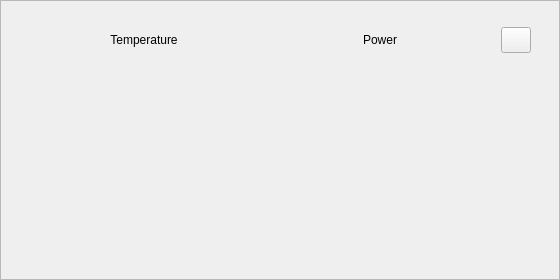
<?xml version="1.0" encoding="UTF-8"?>
<ui version="4.0">
 <class>GaugesCard</class>
 <widget class="QWidget" name="GaugesCard">
  <property name="geometry"><rect><x>0</x><y>0</y><width>560</width><height>280</height></rect></property>
  <layout class="QVBoxLayout" name="gaugesRoot">
   <property name="leftMargin"><number>0</number></property><property name="topMargin"><number>0</number></property>
   <property name="rightMargin"><number>0</number></property><property name="bottomMargin"><number>0</number></property>
   <property name="spacing"><number>0</number></property>
   <item>
    <widget class="QFrame" name="gaugesCard">
     <property name="frameShape"><enum>QFrame::StyledPanel</enum></property>
     <property name="role" stdset="0"><string>card</string></property>
     <layout class="QVBoxLayout" name="gaugesLayout">
      <property name="leftMargin"><number>28</number></property><property name="topMargin"><number>26</number></property>
      <property name="rightMargin"><number>28</number></property><property name="bottomMargin"><number>24</number></property>
      <property name="spacing"><number>6</number></property>
      <item>
       <layout class="QHBoxLayout" name="gaugesHeader">
        <item><widget class="QLabel" name="tempTitle"><property name="alignment"><set>Qt::AlignCenter</set></property><property name="text"><string>Temperature</string></property><property name="role" stdset="0"><string>gaugeTitle</string></property></widget></item>
        <item><widget class="QLabel" name="powerTitle"><property name="alignment"><set>Qt::AlignCenter</set></property><property name="text"><string>Power</string></property><property name="role" stdset="0"><string>gaugeTitle</string></property></widget></item>
        <item><widget class="QPushButton" name="gaugesMenu"><property name="minimumSize"><size><width>30</width><height>26</height></size></property><property name="maximumSize"><size><width>30</width><height>26</height></size></property><property name="text"><string/></property><property name="role" stdset="0"><string>menuBtn</string></property></widget></item>
       </layout>
      </item>
      <item>
       <layout class="QHBoxLayout" name="gaugesRow">
        <property name="spacing"><number>16</number></property>
        <item>
         <widget class="QCustomRadialGauge" name="tempGauge" native="true">
          <property name="sizePolicy"><sizepolicy hsizetype="Expanding" vsizetype="Expanding"><horstretch>1</horstretch><verstretch>1</verstretch></sizepolicy></property>
          <property name="minimumSize"><size><width>0</width><height>150</height></size></property>
         </widget>
        </item>
        <item>
         <widget class="QCustomRadialGauge" name="powerGauge" native="true">
          <property name="sizePolicy"><sizepolicy hsizetype="Expanding" vsizetype="Expanding"><horstretch>1</horstretch><verstretch>1</verstretch></sizepolicy></property>
          <property name="minimumSize"><size><width>0</width><height>150</height></size></property>
         </widget>
        </item>
       </layout>
      </item>
      <item>
       <layout class="QHBoxLayout" name="statusRow">
        <item><widget class="QWidget" name="tempStatus" native="true"><layout class="QHBoxLayout" name="tempStatusLay"><property name="leftMargin"><number>0</number></property><property name="topMargin"><number>0</number></property><property name="rightMargin"><number>0</number></property><property name="bottomMargin"><number>0</number></property><property name="spacing"><number>6</number></property></layout></widget></item>
        <item><widget class="QWidget" name="powerStatus" native="true"><layout class="QHBoxLayout" name="powerStatusLay"><property name="leftMargin"><number>0</number></property><property name="topMargin"><number>0</number></property><property name="rightMargin"><number>0</number></property><property name="bottomMargin"><number>0</number></property><property name="spacing"><number>6</number></property></layout></widget></item>
       </layout>
      </item>
     </layout>
    </widget>
   </item>
  </layout>
 </widget>
 <customwidgets>
  <customwidget><class>QCustomRadialGauge</class><extends>QWidget</extends><header>Custom_Widgets.QCustomRadialGauge</header><container>0</container></customwidget>
 </customwidgets>
 <connections/>
</ui>
